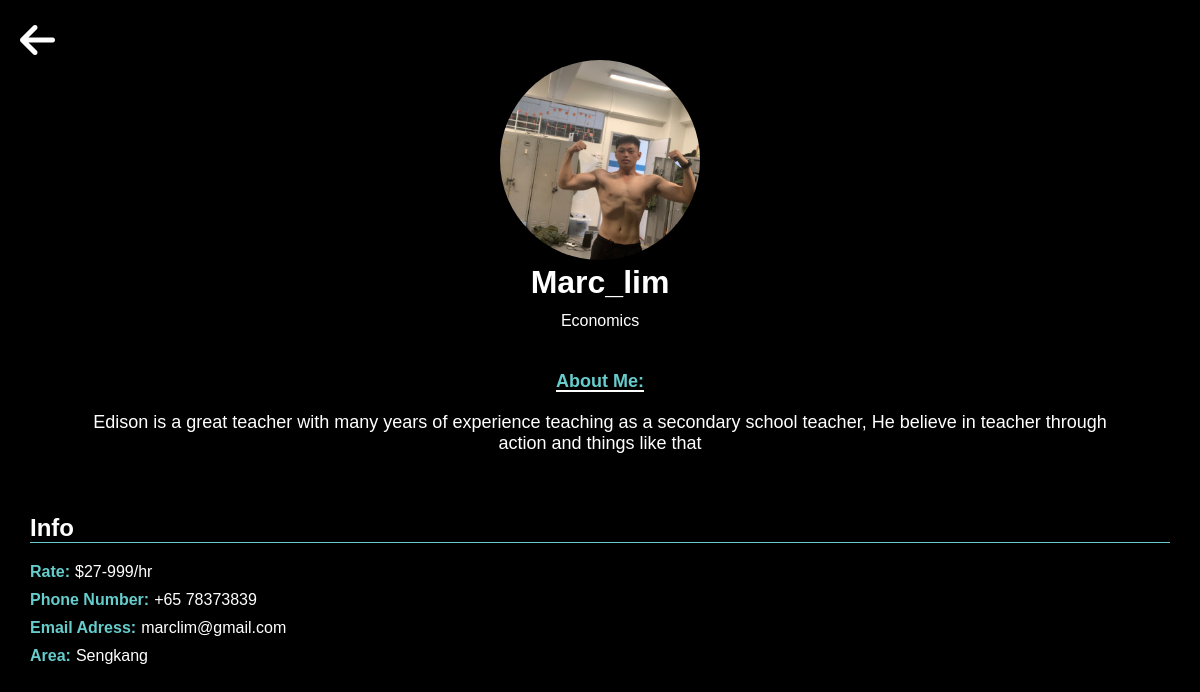
The page /tutionmatee/profile2/Marc_lim on the database as committed earlier.
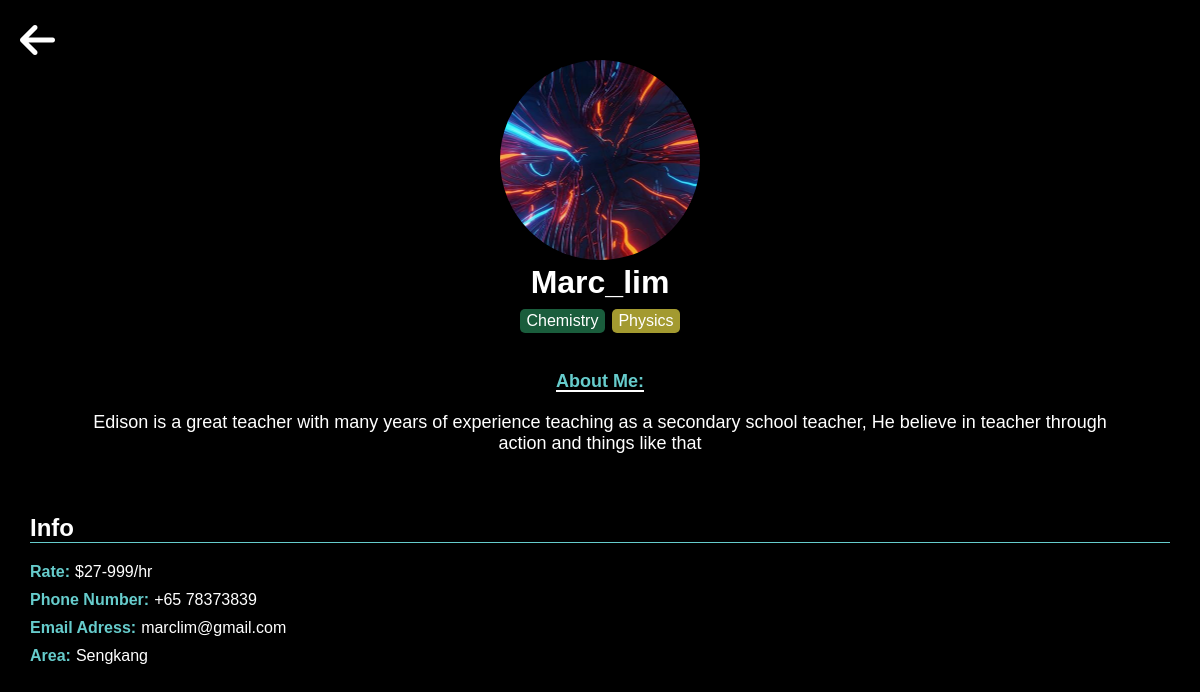
The same page on the database as committed later.
### tutionmatee/models.py (models this page shows, shortened)
class teacher(models.Model):
    user = models.OneToOneField(User, on_delete=models.CASCADE)
    subjects = models.ManyToManyField(subjects, related_name="subjects")
    min_rate = models.BigIntegerField(
        null=True, blank=True,
        validators=[MinValueValidator(0), MaxValueValidator(5000)]  # Min value 0, Max value 5000
    )
    max_rate = models.IntegerField(
        null=True, blank=True,
        validators=[MinValueValidator(0), MaxValueValidator(10000)]  # Min value 0, Max value 10000
    )
    image = models.ImageField(upload_to='images/', blank=True)  # images/ is the subfolder in MEDIA_ROOT
    password = models.CharField(max_length=100, blank=True)
    phone_number = models.CharField(max_length=8, blank=True, null= True)

class subjects(models.Model):
    type = models.CharField(max_length=100)

### tutionmatee/views.py (the view)
# urls.py: path('profile2/<str:name>',views.profile2, name="profile2"),
def profile2(request,name):
    return render(request, 'profile2.html',{
        "teacher" : teacher.objects.get(user__username = name)
    })

### tutionmatee/templates/profile2.html (shortened to what this page needs)
{% load static %}
<!DOCTYPE html>
<html lang="en">
    <head>
        <link rel="stylesheet" href="{% static 'css/profile.css' %}">
        <link rel="stylesheet" href="https://cdnjs.cloudflare.com/ajax/libs/font-awesome/6.4.0/css/all.min.css">
    </head>
    <body>
        <div>
            <a href="javascript:history.back()" class="absolute top-4 left-4 text-gray-700 text-2xl hover:text-black">
                 <i style="color:white ; font-size: 40px; margin-left: 20px; margin-top: 20px; " class="fas fa-arrow-left"></i>
            </a>
        </div>
        <div class="top_part">
            <div>
                <img src="{{ teacher.image.url }}" id = "teacher_pic">
            </div>
            <div>
                <h1 id ="teacher_name">{{ teacher.user.username }}</h1>
            </div>
            <div>
                {% for subject in teacher.subjects.all %}
                <p class="subject {{subject.type}}">{{ subject.type }}</p>
                {% endfor %}
            </div>
            <p class="About_me">About Me:</p>
            <p class="Bio"> Edison is a great teacher with many years of experience teaching as a secondary school teacher, He believe in teacher through action and
            things like that
            </p>
        </div>
        <h2 id="Info">Info</h2>
        <hr style="border: none; height: 1px ; background-color: #66cccc;">
        <div style="display: flex; flex-direction: column;">
            <div><p class="info-type">Rate: </p><p style="display: inline;">${{ teacher.min_rate }}-{{ teacher.max_rate }}/hr</p></div>
            <div><p class="info-type">Phone Number: </p><p style="display: inline;">+65 {{ teacher.phone_number }}</p></div>
            <div><p class="info-type">Email Adress: </p><p style="display: inline;">{{ teacher.user.email }}</p></div>
            <div><p class="info-type">Area: </p><p style="display: inline;">Sengkang</p></div>
        </div>
    </body>
</html>

Rows that differ between the two databases and show on the page:
removed subjects: type "Economics"
changed teacher "Marc_lim": image: a different picture
now on this page (row unchanged): subjects: type "Chemistry"
now on this page (row unchanged): subjects: type "Physics"
